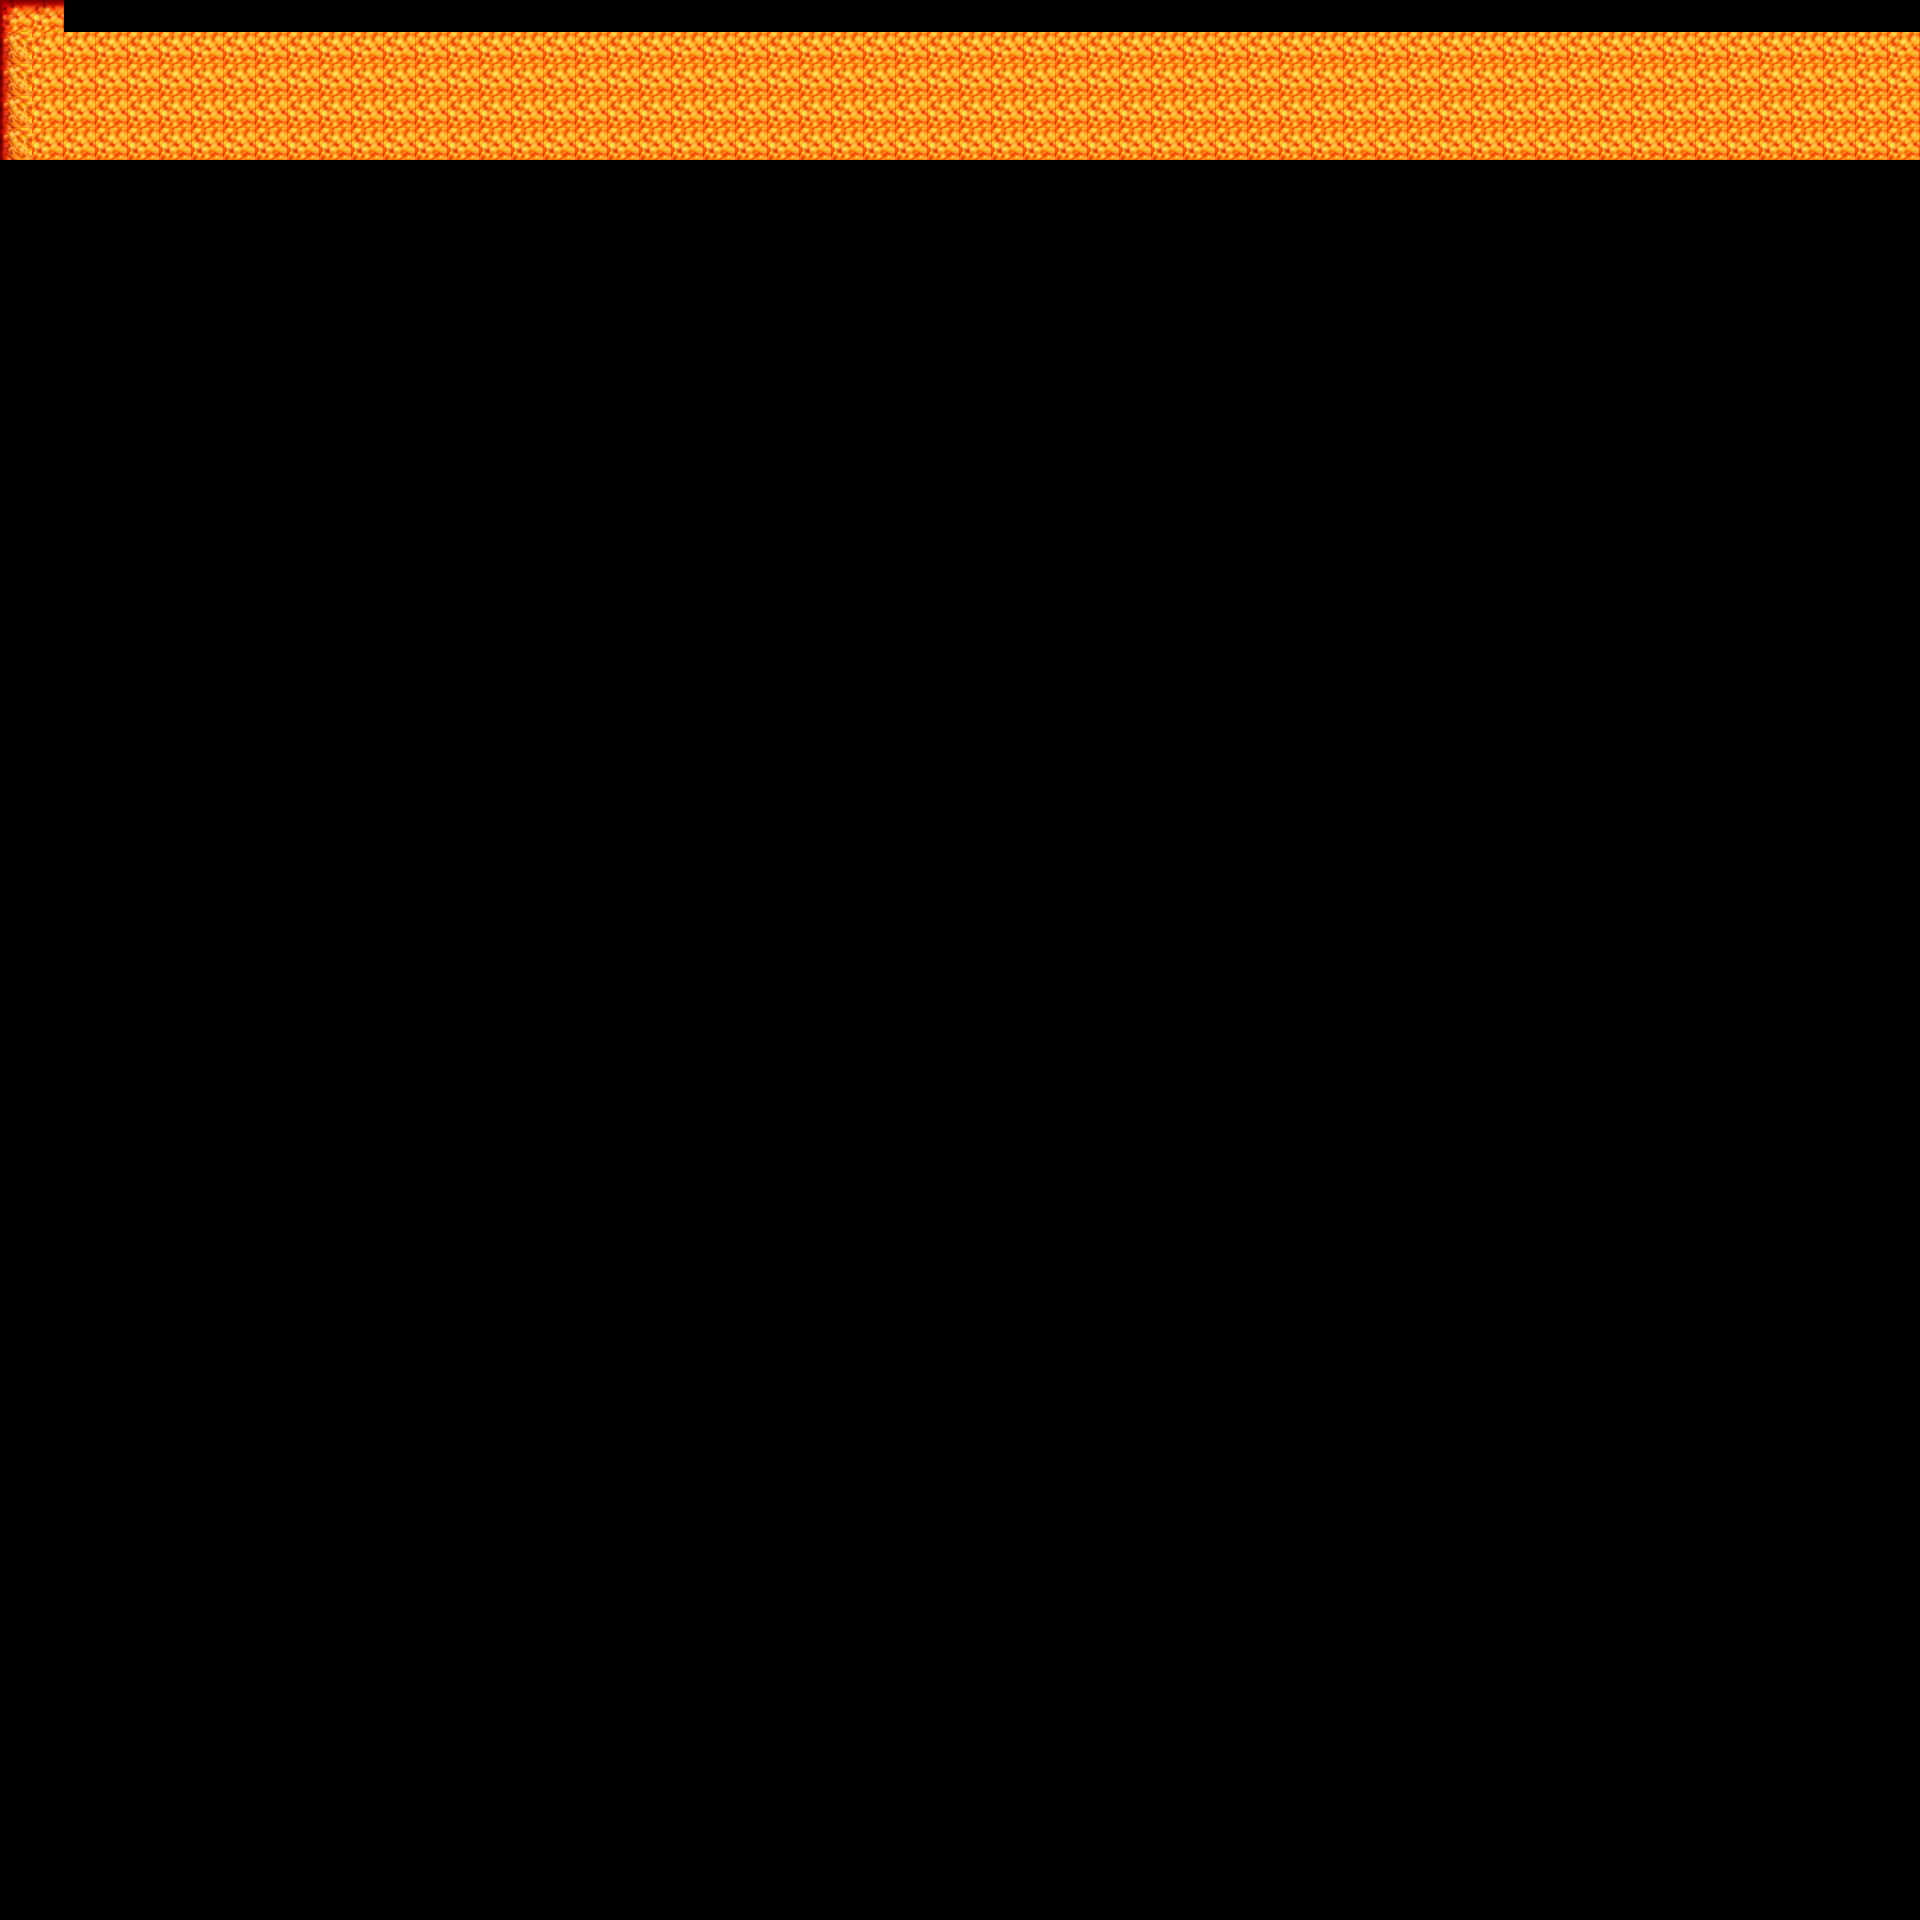

This game map was drawn from its Tiled (.tmx) file and the tilesets committed beside it. A one-line description and the trimmed map source follow:
An orthogonal 60x60 tile map with 32x32 px tiles, 1 tile layer (块层 1), 2 tilesets.

<map version="1.2" tiledversion="1.2.4" orientation="orthogonal" renderorder="right-down" width="60" height="60" tilewidth="32" tileheight="32" infinite="0" nextlayerid="2" nextobjectid="1">
 <tileset firstgid="1" name="ground" tilewidth="32" tileheight="32" tilecount="192" columns="16">
  <image source="ground.png" width="512" height="384" />
 </tileset>
 <tileset firstgid="193" name="walls" tilewidth="32" tileheight="32" tilecount="128" columns="16">
  <image source="walls.png" width="512" height="256" />
 </tileset>
 <layer id="1" name="块层 1" width="60" height="60">
  <data>[3600 cells, 242 non-empty, 4 distinct tile ids]</data>
 </layer>
</map>
